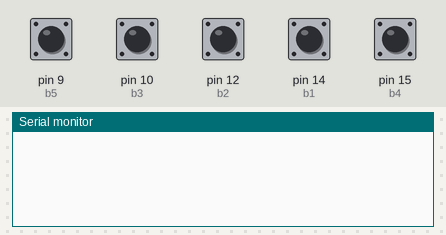
Recording of a sketch running on a simulated Arduino Leonardo, built with avr-gcc and run on an emulated ATmega32U4. Shown: the last lines printed to the serial monitor. The inputs (shaded band) are chosen by the test bench; at power-on: pin 9 (b5), pin 10 (b3), pin 12 (b2), pin 14 (b1), pin 15 (b4) HIGH. USB keyboard and mouse output is not drawn.

Above: at 1.2 s.
1.3 s: pin 9 (b5) pulled LOW for 0.15 s
At 2.5 s:
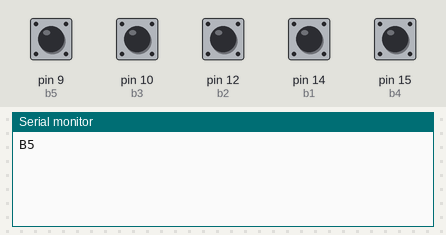
2.9 s: pin 10 (b3) pulled LOW for 0.15 s
At 3.7 s:
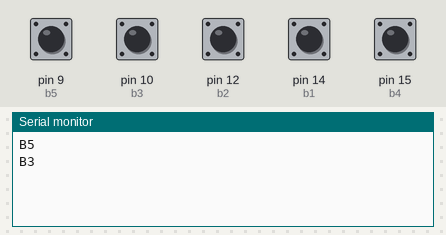
4.5 s: pin 12 (b2) pulled LOW for 0.15 s
At 4.9 s:
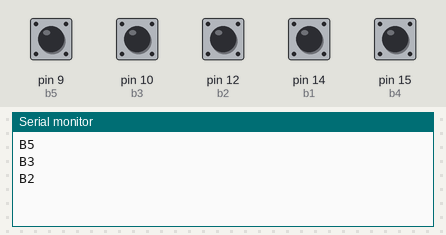
6.1 s: pin 14 (b1) pulled LOW for 0.15 s
At 7.3 s:
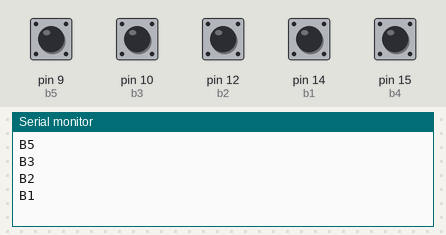
7.7 s: pin 15 (b4) pulled LOW for 0.15 s
At 8.6 s:
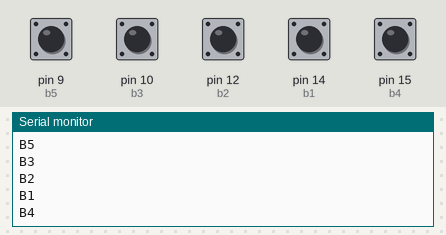
Timing chart, 0 to 10.3 s (numbered marks = the images above; inputs shaded):
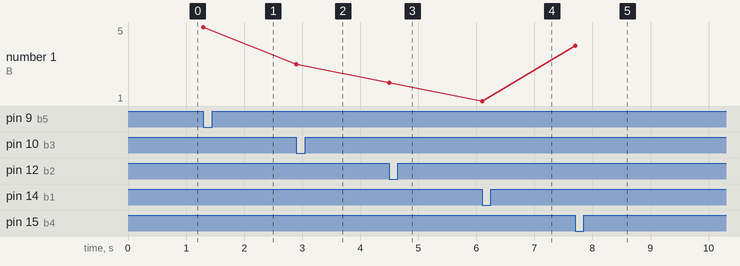

The sketch:

controller.ino
```cpp
#include <Arduino.h>
#include <Keyboard.h>

#define b1 14
#define b2 12
#define b3 10
#define b4 15
#define b5 9

void setup() {
  Serial.begin(9600);
  pinMode(b1, INPUT_PULLUP);
  pinMode(b2, INPUT_PULLUP);
  pinMode(b3, INPUT_PULLUP);
  pinMode(b4, INPUT_PULLUP);
  pinMode(b5, INPUT_PULLUP);
  Keyboard.begin();
}

void loop() {
  if (digitalRead(b1) == LOW) {
    Serial.println("B1");
    Keyboard.write('1');
    delay(150);
  } else if (digitalRead(b2) == LOW) {
    Serial.println("B2");
    Keyboard.write('2');
    delay(150);
  } else if (digitalRead(b3) == LOW) {
    Serial.println("B3");
    Keyboard.write('3');
    delay(150);
  } else if (digitalRead(b4) == LOW) {
    Serial.println("B4");
    Keyboard.write('4');
    delay(150);
  } else if (digitalRead(b5) == LOW) {
    Serial.println("B5");
    Keyboard.write(KEY_BACKSPACE);
    delay(150);
  }
}
```

Measured:
- after the input at 1.3 s, the serial monitor: prints a new line at once (image 1)
- after the input at 2.9 s, the serial monitor: prints a new line at once (image 2)
- after the input at 4.5 s, the serial monitor: prints a new line at once (image 3)
- after the input at 6.1 s, the serial monitor: prints a new line at once (image 4)
- after the input at 7.7 s, the serial monitor: prints a new line at once (image 5)
- plotted number 1: 5 → 3 after the input at 2.9 s, 3 → 2 after the input at 4.5 s, 2 → 1 after the input at 6.1 s, 1 → 4 after the input at 7.7 s
